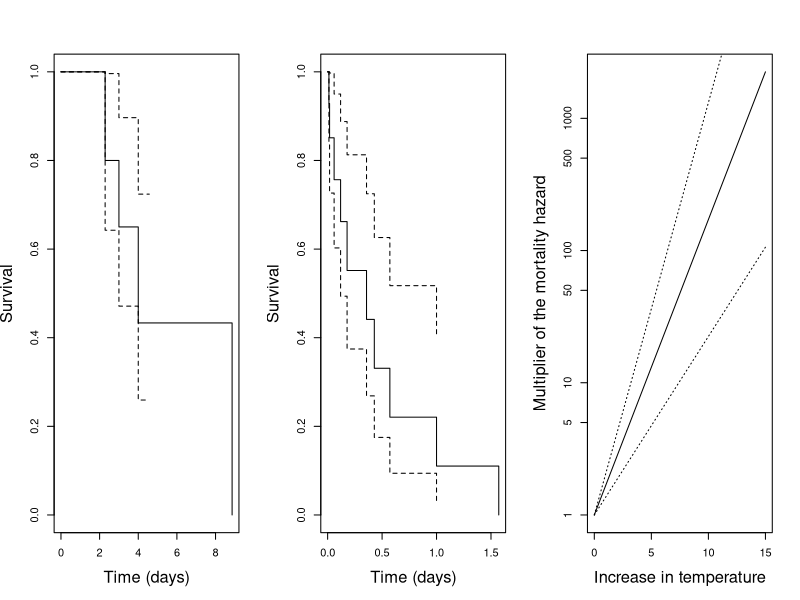
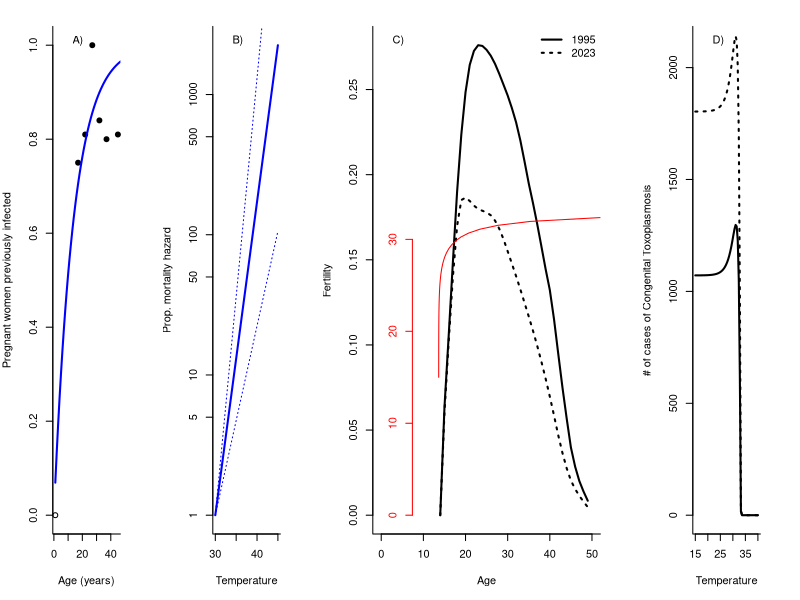
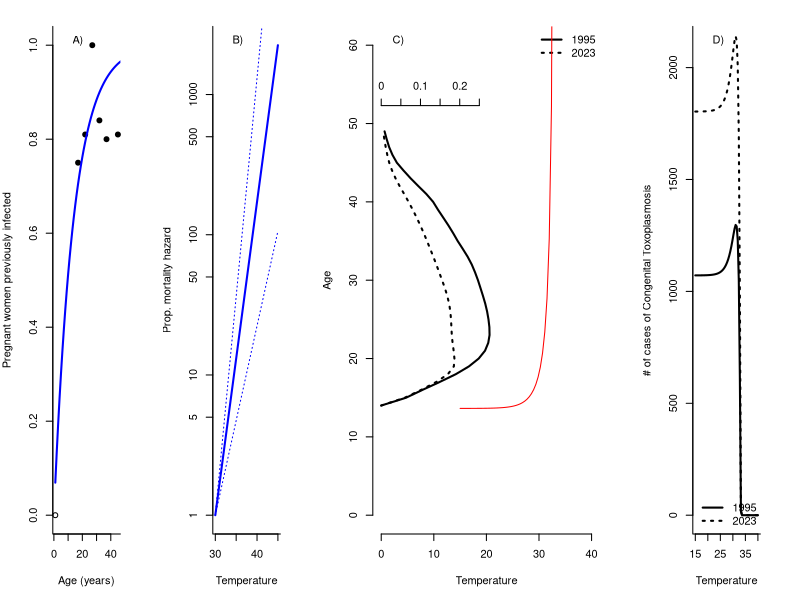
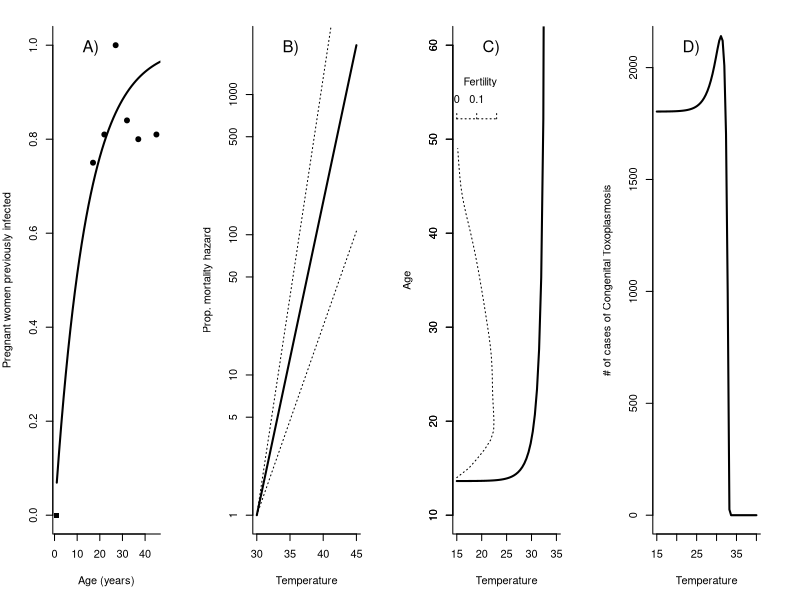

Write the R code that produced these figures, in order.
###############     Mathematical model of Toxoplasma based on Rasambainarivo et al. 2024; 
###############     Exploring putative temperature depenence in d 

## This is a gigantic mishmash - broken down a bit more in the other files ##


options(scipen = 999)

library(deSolve)
library(reshape2)
library(tidyverse)
library(patchwork)

# SIR equations
sir_equations <- function(time, variables, parameters) {
  
  with(as.list(c(variables, parameters)), {
   
    dNc <- (bc-mc) * Nc * (1 - Nc / Kc) #population size of cats
    
    dNr <- (br-mr) * Nr * (1 - Nr / Kr) #population size of rodents
  
    dNf <- (bf-mf) * Nf * (1 - Nf / Kf) #population size of euplerids
    
    dSc <-  bc*(1-vc)*Nc - # birth of cats v  is vaccination
      betac*E*Sc  - # infection through contact with the environment E at a rate betac
      mc * Sc -     #mortality of susceptible cats at rate mc
      g*ac*Sc*Ir/Nr    #predation on infected rodents at rate a and given probability of infection when cat consumes infected prey g
    
    dIc <-  - mc*Ic + # mortality of infected cats
      betac*E*Sc - 
      gamma * Ic + # recovery of infected cats at a gamma rate
      g*ac*Sc*Ir/Nr        # infected cats
    
    dRc <-   gamma * Ic +
      bc*vc*Nc-
      mc*Rc #recovered cats
    
    
    
    dE <- lambda*Ic*(1-M*E) - d*E #environment where M indicates is clustering of the infection
    
    
    
    dSr <- br*Nr - 
      (mr + (br - mr)* Nr/Kr)*Sr -
      betar*E*Sr  - #infection through contact with environment at a rate betar
       mr * Sr - 
       g*ac*Nc * Sr/Nr - # predation by cats
       g*af*Nf * Sr/Nr # predation by carnivores 
    
    dIr <-  - mr*Ir + 
      betar*E*Sr - 
      g*ac*Nc*Ir/Nr -  # predation by cats
      g*af*Nf*Ir/Nr       # predation by carnivores
    
    
    
    dSf <- bf*Nf - 
      betaf*E*Sf  - 
      mf * Sf - 
      g*af*Sf*Ir/Nr          # susceptible Eupleridae
    
    dIf <-  - mf*If +
      betaf*E*Sf +
      g*af*Sf*Ir/Nr                       # infected Eupleridae
    
    return(list(c(dSc,
                  dIc,
                  dRc,
                  dE,
                  dSr,
                  dIr,
                  dSf,
                  dIf,
                  dNc,
                  dNr,
                  dNf)))
  })
}



## Set up the range of parameters ################################################

parameters_values <- c(
  bc = 2.4/52, #birth rates of cats 
  mc = 2.4/52, # mortality rate of cats
  betac  = 0.54/52, # Transmission rate from contaminated environments to cats (/cats/week)
  Kc = 100, #carrying capacity of cats
  vc = 0,# proportion of vaccinated cats
  g = 1, # probability of infection when a cat consumes an infected rodent
  
  M = 1, # indicates clustering of cat defecation 1 is clustered
  ac = 1/52, # predation rate (rodent per week per cat)
  af = 4/52, # predation rate (rodent per week per carnivore)
  
  br = 8/52, # birth rate of rodents
  mr = 2/52, # mortality rate of rodents
  Kr = 1500,
  betar = 0.4/52, # transmission rate from contaminated environment to rodents
  
  bf = 2/52, #birth rates of wild carnivores 
  mf = 2/52, # mortality rate of wild carnivores
  betaf  = 2.16/52, # Transmission rate from contaminated environments to wild carnivores (/cats/week)
  Kf = 100,
  
  gamma = 0.5, # recovery rate
  lambda = 1/16, #contamination rate of environment by one infected cat
  d = 1/100#decontamination rate

  )


## Set up the starting population values  ################################################

initial_values <- c(
  Sc = 99,  # number of susceptible cats at time = 0
  Ic =   1,  # number of infectious cats at time = 0
  Rc =   0,   # number of recovered (and immune) cats at time = 0
  
  E = 0, # proportion of contaminated patches of environment
  
  Sr = 1500,  # number of susceptible rodents at time =0
  Ir = 0,   # number of infected rodents at time = 0
  
  Sf = 100, # number of susceptible carnivores at time = 0
  If = 0, # number of infected carnivores at time = 0 
  
  Nc = 100, 
  Nr = 1500,
  Nf = 100)


time_values <- seq(0, 520) # weeks for three years




##### Illustrate one simulation ################################################

output<-as.data.frame( ode(
  y = initial_values,
  times = time_values,
  func = sir_equations,
  parms = parameters_values 
)
)



##### Make up a rule set based on temperature based on Dubey at al. 1998, Dubey et al. 1970 ##############

##Values extracted from Meerburg & Kijlstra 2009 Parasitology Research, p19, citing Dubey et al. work 
#temp <- c(-10,4,35,40)
#days.survived <- c(106,54*4*7,32,9) #this is 'days survived 'at least'' 
#par(mfrow=c(1,1),bty="l")
#plot(temp,1/(days.survived/7), xlab="Temperature",ylab="Hazard rate per week", pch=19)
#fit <- smooth.spline(I(1/(days.survived/7))~temp,df=3)
#points(predict(fit,-10:40), type="l",col=2,lwd=2) ## notice goes below 0, will need to constrain
### These numbers are just made up based on the lower bounds, so update, and get detailed info as below. 


## Full data from Dubey et al. 1998; different temperatures and experimented with actually infecting mice; 
## Data is in Table 1; assuming that 35 is the first two rows, etc
temperature <- c(rep(35,8), 
		rep(40,5*4),rep(45,9*2),
		rep(50,4*2),  			## weirdness in table, assumes numbers sequential
		rep(55,4*2))
duration <- c(32,32,32,32,62,62,62,62,		#duration in days
		rep(c(2,9,16,21,28),each=4),
		rep(c(1,2,3,6)/24,each=2),rep(c(1,3,4,7,11),each=2),
		rep(c(0.5,1,2,3)/24,each=2),
		rep(c(10,20,30,60)/24,each=2))

#here outcome framed in terms of ooccysts dying (so zero means 'censored', and 1 means 'dead', or failed infection)	
outcome <- 1-c(1,1,1,1,0,0,0,0,
			rep(1,4),rep(1,4),rep(0,4),c(1,0,0,0),rep(0,4),
			rep(1,8),1,1,rep(0,8),
			1,1,1,1,0,0,0,0,
			rep(0,8))



#  Convert duration into weeks, for congruence with the rest of the model (note that this doesn't actually change anything since PH)
duration <- duration/7

# Fit a proportional hazards model
require(survival)
fit1 <- coxph(Surv(duration,outcome)~temperature)

#require(survminer)
#test.ph <- cox.zph(fit1)
#ggcoxzph(test.ph)
#ggcoxfunctional(Surv(duration,outcome) ~ temperature + log(temperature) + sqrt(temperature), data=data.frame(duration=duration,outcome=outcome,temperature=temperature))
### Looks like the lowest temperature sharp decline

# Plot with the confidence intervals. 

par(mfrow=c(1,3))
plot(Surv(duration[temperature<45],outcome[temperature<45]), xlab="Time (days)", ylab="Survival", cex.lab=1.5)
plot(Surv(duration[temperature>40],outcome[temperature>40]), xlab="Time (days)", ylab="Survival", cex.lab=1.5)

plot(0:15,exp(fit1$coeff*(0:15)), type="l", xlab="Increase in temperature", ylab="Multiplier of the mortality hazard",log="y", cex.lab=1.5)
points(0:15,exp((fit1$coeff+1.96*summary(fit1)$coeff[3])*(0:15)), type="l",lty=3)
points(0:15,exp((fit1$coeff-1.96*summary(fit1)$coeff[3])*(0:15)), type="l",lty=3)





##### Loop over a range of temperatures, extracting d from the above, and setting minimum to be 0.0001 (i.e., very long duration)

#temp.test <- seq(-10,40,length=60)
temp.test <- seq(15,40,length=60)
dtest <- exp(fit1$coeff*(temp.test-30))*0.03 ## assume that at 30degrees persistence is 0.03 based on Fidy's Dumetre etc
store.results <- matrix(NA,length(dtest),12)

for (j in 1:length(dtest)) { 

	## replace parameter values with the original, and then over-write the d with desired value
	parameters_values_here <- parameters_values
	parameters_values_here["d"] <- dtest[j]

	## run the model with these parameter values 
	output<-as.data.frame(ode(
  		y = initial_values,
  		times = time_values,
  		func = sir_equations,
  		parms = parameters_values_here))

	## store the last row, 
	store.results[j,] <- as.numeric(output[nrow(output),])

	
}

colnames(store.results) <- c("time","susceptible cats","infected cats","recovered cats","env","susceptible rats","recovered rats",
				"susc fossa","infected fossa","ncats","nrats","nfossa")

##### Plot out the proportion of infected cats 
prop.infected.cats <- store.results[,3]/rowSums(store.results[,2:4])
infected.env <- store.results[,5]

#par(mfrow=c(1,2),bty="l")
#plot(temp.test,dtest,ylab="Rate of oocyst 'decontamination'", xlab="Temperature in celsius", type="l")
#plot(temp.test,prop.infected.cats, xlab="Temperature in celsius", ylab="Proportion of infected cats", type="l")



##### Estimate FOI in people based on this paper  https://pathexo.societe-mtsi.fr/documents/articles-bull/BullSocPatholExot-1995-88-1-046-049.pdf
### 31st Jan 1995

## this is the data
lower.ages <- c(15,20,25,30,35,40)
upper.ages <- c(19,24,29,34,39,50)
mid.ages <- c(lower.ages+upper.ages)/2
iggpos <- c(75,81,100,84,80,81)/100


## here is a simple sum of squares minimizer to get the right coefficiet
sum.squares <- function(par,xvals,yvals){
	pred <- 1-exp(-par*xvals)
	u <- sum((yvals-pred)^2)
	return(u)
}

## run this
tmp <-optimize(f=sum.squares,lower=0.01,upper=3,xvals=c(1,mid.ages),yvals=c(0,iggpos))

## plot the data and the fitted model (!note making up the first point - use age=1 for 0 to ensure no maternal immunity) 
#plot(c(1,mid.ages),c(0,iggpos), type="b",xlab="age", ylab="Igg seropos", pch=19)
#points(1:100,1-exp(-tmp$minimum*(1:100)),type="l", col="red")

## plot the average age of infection based on this 
density.avg.age <- tmp$minimum*(exp(-tmp$minimum*(1:100)))
#plot(1:100,density.avg.age,type="l",xlab="Age", ylab="pdf of cases", xlim=range(c(0,upper.ages)))


## Assume that the rate of infection of humans should be x the approx environmental reservoir
## and assume temperature is around 25 degrees on average - somewhere around upper end of Tana)
chs.tmp <- which(abs(temp.test-25)==min(abs(temp.test-25)), arr.ind=TRUE)


temp.test[chs.tmp] 
dtest[chs.tmp]
focal.e <- store.results[chs.tmp,5]

rate.human.infection.from.e <- tmp$minimum/focal.e
rate.human.infection.from.e


### get the average age of infection, defined as 1/rate
average.age.across.temp <- 1/(rate.human.infection.from.e*infected.env)
#plot(temp.test,average.age.across.temp, xlab="temperature", ylab="Average age 1st infection with T. gondii", ylim=c(0,50), type="l")




### Put this in the context of the age profile of fertility from https://population.un.org/wpp/Download/Standard/Fertility/

ages.of.fertility <- c(15:49)
fertility.per.1000.1995 <- c(63.23,	105.17,	148.60,	189.94,	223.54,	248.42,	264.49,	272.71,	276.03,	275.60,	273.29,	269.81,	265.08,	259.23,	252.90,	246.48,	239.08,	230.69,	220.16,	207.73,	194.84,	183.35,	171.08,	157.90,	144.58,	132.24,	115.02,	94.78,	75.00,	56.82,	39.81,	28.58,	20.09,	13.90,	8.49)
fertility.per.1000.2023 <- c(60.17,	101.81,	139.95,	169.83,	185.08,	186.50,	184.54,	181.80,	179.84,	178.79,	177.79,	176.13,	172.99,	168.23,	162.18,	154.99,	147.72,	140.37,	132.71,	124.73,	116.69,	108.38,	99.58,	90.21,	80.26,	69.66,	58.48,	46.95,	36.52,	27.59,	20.37,	15.42,	11.37,	7.93,	4.74)


number.women.1000s.1995 <-c(163,158,153,148,143,	138,	134	,129	,124	,119	,113	,108	,103	,99	,95	,91	,88	,86	,83	,81	,79	,76	,73,	71,	68,	66,	63,	61,	58,	56,	53,	47,	40	,38	,36)
number.women.1000s.2023<-c(347,	338,	329,	322,	315,	308,	303	,298	,293	,288	,280	,270	,259	,248	,236	,226	,217	,208	,199	,190	,182	,175	,170,	166,	161,	156,	152,	148,	144,	139,	135,	130	,125	,120	,115)


## plot, making assumption fertility is 0 at age 14
#par(mfrow=c(1,1), bty="l")
#plot(c(14,ages.of.fertility),c(0,fertility.per.1000.1995/1000),xlab="Ages", ylab="Fertility", type="l", xlim=c(0,50))
#points(c(14,ages.of.fertility),c(0,fertility.per.1000.2023/1000),type="l",lty=3)
#legend("topright",legend=c(1995,2023), lty=c(1,3),bty="n")



## inverse the plot, making assumption fertility is 0 at age 14
#par(mfrow=c(1,2), bty="l", mar=c(5,4,2,0))
#plot(c(14,ages.of.fertility)~c(0,-fertility.per.1000.1995/1000),ylab="", xlab="Fertility", type="l", ylim=c(0,50),axes=FALSE)
#points(c(14,ages.of.fertility)~c(0,-fertility.per.1000.2023/1000),type="l",lty=3)
#abline(v=0); axis(1, at=c(0,-0.05,-0.15,-0.25), lab=c(0,0.05,0.15,0.25)); axis(2)
#legend("topleft",legend=c(1995,2023), lty=c(1,3),bty="n")
#par(mar=c(5,0,2,4))
#plot(temp.test[temp.test>0],average.age.across.temp[temp.test>0], type="l", col=2,ylab="", ylim=c(0,50), xlab="Temperature",axes=FALSE)
#abline(v=0); axis(1); axis(4)


## get the risk of first infection in WCB for the two fertility profiles
ages.test <- 1:50; first.infection <- matrix(NA,length(temp.test),length(ages.test))
for (j in 1:length(temp.test)) first.infection[j,] <- (rate.human.infection.from.e*infected.env[j])*exp(-(rate.human.infection.from.e*infected.env[j])*ages.test)

#plot(temp.test,colSums(t(first.infection[,15:49])*(fertility.per.1000.1995)*number.women.1000s.1995),type="l", xlab="Temperature", ylab="# children at risk of Toxoplasmosis", ylim=c(0,15000))
#points(temp.test,colSums(t(first.infection[,15:49])*(fertility.per.1000.2023)*number.women.1000s.2023),type="l",lty=3)



#########################################
##### Figure for the proposal ###########

layout(matrix(c(1,2,3,3,4), 1, 5, byrow = FALSE))


### Plot of age against Igg, in Tana in 1995 from this: https://pathexo.societe-mtsi.fr/documents/articles-bull/BullSocPatholExot-1995-88-1-046-049.pdf
par(bty="l", mar=c(5,4,2,3))
plot(c(1,mid.ages),c(0,iggpos), type="p",xlab="Age (years)", ylab="Pregnant women previously infected", pch=c(1,rep(19,6)))
points(1:100,1-exp(-tmp$minimum*(1:100)),type="l", col="blue",lwd=2)
legend("topleft", legend="A)", bty="n")

### Plot of temperature against how much more likely oocysts are likely to die
plot(30+0:15,exp(fit1$coeff*(0:15)), type="l", xlab="Temperature", ylab="Prop. mortality hazard",log="y",col="blue",lwd=2)
points(30+0:15,exp((fit1$coeff+1.96*summary(fit1)$coeff[3])*(0:15)), type="l",lty=3,col="blue")
points(30+0:15,exp((fit1$coeff-1.96*summary(fit1)$coeff[3])*(0:15)), type="l",lty=3,col="blue")
legend("topleft", legend="B)", bty="n")

#### Plot fertility from https://population.un.org/wpp/Download/Standard/Fertility/
par(mar=c(5,4,2,3))
plot(c(14,ages.of.fertility),c(0,fertility.per.1000.1995/1000),ylab="Fertility", xlab="Age", type="l", xlim=c(0,50),lwd=2)
points(c(14,ages.of.fertility),c(0,fertility.per.1000.2023/1000),type="l",lty=3,lwd=2)
legend("topright",legend=c(1995,2023), lty=c(1,3),bty="n",lwd=2)
legend("topleft", legend="C)", bty="n")

#### Plot average age of infection obtained by linking the temperature in Tana to age curve and the equilibrium oocysts in Rasambainarivo 
## on top of this one
points(average.age.across.temp[temp.test>0],temp.test[temp.test>0]*0.27/50, type="l", col="red",ylab="", xlim=c(0,50), xlab="Temperature")
axis(2,at=c(0,10,20,30)*0.27/50,lab=c(0,10,20,30),col="red",line=-3,col.ticks="red", col.axis="red")

#### Plot out the CRS burden 

mother.child.transmission.ratio <- 0.44 #based on Milne et al. Trends in Parasitology 
first.trimester <- 1/3

par(mar=c(5,4,2,3))
plot(temp.test,colSums(first.trimester*mother.child.transmission.ratio *t(first.infection[,15:49])*(fertility.per.1000.1995)*number.women.1000s.1995),type="l",lwd=2, xlab="Temperature", ylab="# of cases of Congenital Toxoplasmosis", ylim=c(0,2100), xlim=c(15,40))
points(temp.test,colSums(first.trimester*mother.child.transmission.ratio *t(first.infection[,15:49])*(fertility.per.1000.2023)*number.women.1000s.2023),type="l",lwd=2,lty=3)
legend("topleft", legend="D)", bty="n")
#legend("bottomleft",legend=c(1995,2023), lty=c(1,3),bty="n",lwd=2)





### Figure caption: A) Serological testing of pregnant women in Antananarivo in 1995 (full points, [ref]) allows estimation of the force of infection  ($\lambda_h=0.07177068$), with the assumption that all 1 year olds are susceptible (empty circle); B) Success or failure of experimental infection of mice following exposure of occysts to a range of temperatures for variable durations provided in [ref] (n= 62, number of events=35, temperatures of 35, 40, 45, 50 and 55 degrees celsuis tested) can be fitted using a cox proporortional hazards model to estimate oocyst proportional mortality hazard across temperature (par=0.5145, se=0.1039, p<0.001), showing the mean (dark blue line) and confidence intervals (dashed lines). Setting the oocyst weekly mortality rate at 30 degree to 0.03, we obtain equilirbium densities for cat, rodent, and environment compartments within a dynamic model [ref: Fidy paper]. We use this to obtain an estimate of the transmission rate $\beta_h = \lambda_h/E_{30}$ making the simplifying assumption that dietary aquisition of infection will largely scale with this. C) This allows us to estimate the average age of human infection (x axis) across a specturm of temperatures (red y axis), and compare this to the age profile of fertility per 1000 for 1995 and 2023 (black lines). Once the temperature exceeds 12 degrees, the average age of infection shoots up, reflecting longer wait times to infection as a result of oocyst mortality; and the age of first infection shifts from being before the start of fertility (age 15) to during it (red line). D) The probability of first infection over age can be combined with the age profile of the population and the age profile of fertility to identify how many children are at risk of being born with congenital toxoplasmosis across a spectrum of temperatures; showing a sharp increase corresponding to higher temperatures (and thus lower oocyst survival and thus risk of infection, also termed 'the paradoxical increase for rubella).  


### Santiy check
# number of children born in Madagascar in a year in 2023: pop size x birth rate per 1000 #
30e6*31/1000

## what fraction of this are we saying have toxo? 
1500/(30e6*31/1000)  #this suggests that at the steady state of teh final graph, 1 child in 1000 is being born with CT? 


### Try reversal.  ##################################################

layout(matrix(c(1,2,3,3,4), 1, 5, byrow = FALSE))


### Plot of age against Igg, in Tana in 1995 from this: https://pathexo.societe-mtsi.fr/documents/articles-bull/BullSocPatholExot-1995-88-1-046-049.pdf
par(bty="l", mar=c(5,4,2,3))
plot(c(1,mid.ages),c(0,iggpos), type="p",xlab="Age (years)", ylab="Pregnant women previously infected", pch=c(1,rep(19,6)))
points(1:100,1-exp(-tmp$minimum*(1:100)),type="l", col="blue",lwd=2)
legend("topleft", legend="A)", bty="n")

### Plot of temperature against how much more likely oocysts are likely to die
plot(30+0:15,exp(fit1$coeff*(0:15)), type="l", xlab="Temperature", ylab="Prop. mortality hazard",log="y",col="blue",lwd=2)
points(30+0:15,exp((fit1$coeff+1.96*summary(fit1)$coeff[3])*(0:15)), type="l",lty=3,col="blue")
points(30+0:15,exp((fit1$coeff-1.96*summary(fit1)$coeff[3])*(0:15)), type="l",lty=3,col="blue")
legend("topleft", legend="B)", bty="n")

#### Plot fertility from https://population.un.org/wpp/Download/Standard/Fertility/
par(mar=c(5,4,2,3))
plot(c(14,ages.of.fertility)~c(0,fertility.per.1000.1995/1000),xlab="Temperature", ylab="Age", type="l", ylim=c(0,60),lwd=2, axes=FALSE, xlim=c(0,0.537))
points(c(14,ages.of.fertility)~c(0,fertility.per.1000.2023/1000),type="l",lty=3,lwd=2)
legend("topright",legend=c(1995,2023), lty=c(1,3),bty="n",lwd=2)
legend("topleft", legend="C)", bty="n")
axis(2)
axis(3,line=-6, at=c(0,0.05,0.1,0.15,0.20,0.25),lab=c(0,0.05,0.1,0.15,0.20,0.25))

#### Plot average age of infection obtained by linking the temperature in Tana to age curve and the equilibrium oocysts in Rasambainarivo 
## on top of this one
points(temp.test[temp.test>0]*0.67/50,average.age.across.temp[temp.test>0], type="l", col="red",ylab="", ylim=c(0,50))
axis(1,at=c(0,10,20,30,40)*0.67/50,lab=c(0,10,20,30,40))#,col="red",col.ticks="red", col.axis="red")

#### Plot out the CRS burden 

mother.child.transmission.ratio <- 0.44 #based on Milne et al. Trends in Parasitology 
first.trimester <- 1/3

par(mar=c(5,4,2,3))
plot(temp.test,colSums(first.trimester*mother.child.transmission.ratio *t(first.infection[,15:49])*(fertility.per.1000.1995)*number.women.1000s.1995),type="l",lwd=2, xlab="Temperature", ylab="# of cases of Congenital Toxoplasmosis", ylim=c(0,2100), xlim=c(15,40))
points(temp.test,colSums(first.trimester*mother.child.transmission.ratio *t(first.infection[,15:49])*(fertility.per.1000.2023)*number.women.1000s.2023),type="l",lwd=2,lty=3)
legend("topleft", legend="D)", bty="n")
legend("bottomleft",legend=c(1995,2023), lty=c(1,3),bty="n",lwd=2)





###########################################################
### Only show 2023 and start the temperatures at 15
#### CURRENT VERSION FOR THE GRANT ########################

par(mfrow=c(1,4), bty="l")

### Plot of age against Igg, in Tana in 1995 from this: https://pathexo.societe-mtsi.fr/documents/articles-bull/BullSocPatholExot-1995-88-1-046-049.pdf
par(bty="l", mar=c(5,4,2,3))
plot(c(1,mid.ages),c(0,iggpos), type="p",xlab="Age (years)", ylab="Pregnant women previously infected", pch=c(15,rep(19,6)))
points(1:100,1-exp(-tmp$minimum*(1:100)),type="l", col="black",lwd=2)
legend("topleft", legend="A)", bty="n", cex=1.5)

### Plot of temperature against how much more likely oocysts are likely to die
plot(30+0:15,exp(fit1$coeff*(0:15)), type="l", xlab="Temperature", ylab="Prop. mortality hazard",log="y",col="black",lwd=2)
points(30+0:15,exp((fit1$coeff+1.96*summary(fit1)$coeff[3])*(0:15)), type="l",lty=3,col="black")
points(30+0:15,exp((fit1$coeff-1.96*summary(fit1)$coeff[3])*(0:15)), type="l",lty=3,col="black")
legend("topleft", legend="B)", bty="n", cex=1.5)

#### Plot fertility from https://population.un.org/wpp/Download/Standard/Fertility/
par(mar=c(5,4,2,3))
plot(temp.test,average.age.across.temp, type="l", col="black",ylim=c(10,60), xlab="Temperature", ylab="Age", xlim=c(15,35),lwd=2)
points(c(14,ages.of.fertility)~c(15+0,15+40*fertility.per.1000.2023/1000), type="l", lty=3)
legend("topleft", legend="C)", bty="n", cex=1.5)
axis(2)
axis(3,line=-7, at=15+40*c(0,0.1,0.2),lab=c(0,0.1,0.2),lty=3)
text(15,56,"Fertility", pos=4)

#### Plot out the CRS burden 

mother.child.transmission.ratio <- 0.44 #based on Milne et al. Trends in Parasitology 
first.trimester <- 1/3

par(mar=c(5,4,2,3))
plot(temp.test,colSums(first.trimester*mother.child.transmission.ratio *t(first.infection[,15:49])*(fertility.per.1000.2023)*number.women.1000s.2023),type="l",lwd=2, xlab="Temperature", ylab="# of cases of Congenital Toxoplasmosis", ylim=c(0,2100), xlim=c(15,40))
legend("topleft", legend="D)", bty="n", cex=1.5)
